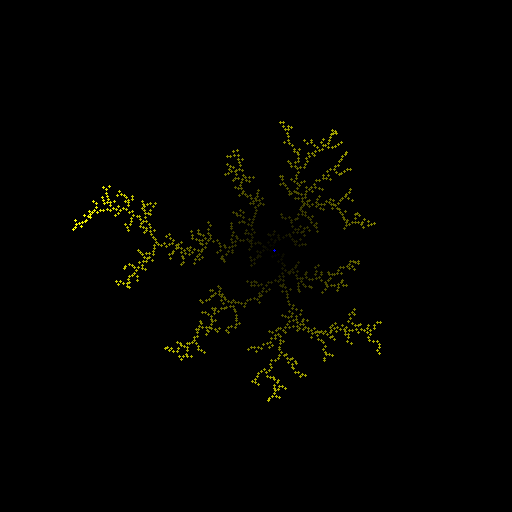
#> input picture data/fixed_n1000_rgb/images/n1k_t0_00000.png, 512 x 512 px
$ python evaluate_generated.py --ground_truth ../data/fixed_n1000_rgb/images --generated ../data/fixed_n1000_rgb/images
#> lines starting #> are read from the running program, lines starting #| are printed output that depends on the picture; after the words box and inside, x2 and y2 are one past the last pixel; in counts of white or black regions, pixels touching at a corner belong together
#!/usr/bin/env python3
"""
Comprehensive evaluation of generated DLA images.

Reports Machta's key metrics:
  - White pixel count distribution (should match training set)
  - Radius of gyration distribution (should match training set)
  - Connected components (should be 1 = no islands)
  - Euler number / holes (should be 0 = no loops)
  - Arm count (statistically characterized for DLA)

Compares to ground truth distribution and to post-processed results.
"""

import argparse
import os
import glob
import json
import numpy as np
from PIL import Image
from scipy.ndimage import label, binary_closing
import matplotlib
matplotlib.use("Agg")
import matplotlib.pyplot as plt


def analyze_image(img_path, threshold=128, connectivity_dilation=3):
    """Compute all metrics for one image.

    connectivity_dilation: dilation kernel size for connectivity analysis.
    When particles are rendered as non-overlapping discs (scale=2, r=1 plus signs),
    pixel-level components count every plus sign. Dilating bridges these gaps
    so components = true topological components of the underlying cluster.
    """
    img = np.array(Image.open(img_path).convert("L"))
    binary = (img >= threshold).astype(np.uint8)

    coords = np.argwhere(binary > 0)
    n_white = len(coords)

    if n_white < 5:
        return None

    # R_g on raw pixels (the honest pixel R_g for fractal dim)
    com = coords.mean(axis=0)
    rg = float(np.sqrt(np.mean(np.sum((coords - com)**2, axis=1))))

    # Dilate for meaningful connectivity (merges non-touching plus signs)
    # At scale=2, r=1 rendering, particles are 4 pixels apart with 2-pixel gaps.
    # Need iterations >= 2 to bridge those gaps.
    if connectivity_dilation > 0:
        struct = np.ones((3, 3), dtype=np.uint8)
        connectivity_binary = binary_closing(binary, structure=struct,
                                             iterations=connectivity_dilation).astype(np.uint8)
    else:
        connectivity_binary = binary

    # Connected components (on dilated version)
    _, n_components = label(connectivity_binary)

    # Holes via Euler number: holes = bg_components - 1
    _, n_bg = label(connectivity_binary == 0)
    n_holes = max(0, n_bg - 1)

    # Arm count (crude)
    dy = coords[:, 0] - com[0]
    dx = coords[:, 1] - com[1]
    dist = np.sqrt(dx*dx + dy*dy)
    median_r = np.median(dist)
    outer_mask = dist > median_r
    if outer_mask.sum() >= 10:
        angles = np.arctan2(dy[outer_mask], dx[outer_mask])
        hist, _ = np.histogram(angles, bins=16, range=(-np.pi, np.pi))
        expected = outer_mask.sum() / 16
        n_arms = int(np.sum(hist > 1.5 * expected))
    else:
        n_arms = 0

    return {
        "filename": os.path.basename(img_path),
        "n_white": n_white,
        "rg": rg,
        "n_components": int(n_components),
        "n_holes": int(n_holes),
        "n_arms": n_arms,
    }


def post_process_largest_component(img, threshold=128, closing_size=3):
    """Apply closing (iterations) + extract largest component."""
    binary = (img >= threshold).astype(np.uint8)
    if closing_size > 0:
        struct = np.ones((3, 3), dtype=np.uint8)
        binary = binary_closing(binary, structure=struct,
                                iterations=closing_size).astype(np.uint8)
    labeled, n = label(binary)
    if n > 1:
        sizes = np.bincount(labeled.ravel())
        sizes[0] = 0
        largest = sizes.argmax()
        binary = (labeled == largest).astype(np.uint8)
    return binary * 255


def analyze_directory(image_dir, label_name="", post_process=False,
                      closing_size=2, threshold=128):
    paths = sorted(glob.glob(os.path.join(image_dir, "*.png")))
    if not paths:
        print(f"No PNGs in {image_dir}")
        return []

    print(f"Analyzing {len(paths)} images from {image_dir}"
          + (" (post-processed)" if post_process else ""))

    results = []
    for p in paths:
        if post_process:
            raw = np.array(Image.open(p).convert("L"))
            pp = post_process_largest_component(raw, threshold, closing_size)
            # Save temp and analyze
            tmp_path = "/tmp/pp_temp.png"
            Image.fromarray(pp).save(tmp_path)
            r = analyze_image(tmp_path, threshold)
        else:
            r = analyze_image(p, threshold)

        if r is not None:
            results.append(r)

    return results


def summarize(results, label_name=""):
    if not results:
        return None
    wpx = np.array([r["n_white"] for r in results])
    rg = np.array([r["rg"] for r in results])
    comp = np.array([r["n_components"] for r in results])
    holes = np.array([r["n_holes"] for r in results])
    arms = np.array([r["n_arms"] for r in results])

    print(f"\n=== {label_name} ({len(results)} images) ===")
    print(f"  White pixels:       {wpx.mean():.1f} +/- {wpx.std():.1f}  "
          f"[{wpx.min()}, {wpx.max()}]")
    print(f"  Radius of gyration: {rg.mean():.2f} +/- {rg.std():.2f}")
    print(f"  Components:         mean={comp.mean():.1f}, median={int(np.median(comp))}, "
          f"single-connected={np.sum(comp == 1)}/{len(results)}")
    print(f"  Holes (loops):      mean={holes.mean():.2f}, zero-loop={np.sum(holes == 0)}/{len(results)}")
    print(f"  Arms:               {arms.mean():.2f} +/- {arms.std():.2f}")

    return {
        "label": label_name,
        "n_images": len(results),
        "white_pixels": {"mean": float(wpx.mean()), "std": float(wpx.std())},
        "rg": {"mean": float(rg.mean()), "std": float(rg.std())},
        "components": {"mean": float(comp.mean()),
                       "single_connected_frac": float(np.sum(comp == 1) / len(results))},
        "holes": {"mean": float(holes.mean()),
                  "zero_loop_frac": float(np.sum(holes == 0) / len(results))},
        "arms": {"mean": float(arms.mean()), "std": float(arms.std())},
    }


def plot_comparison(results_dict, output_path):
    """Bar/box plots comparing ground truth vs generated vs post-processed."""
    fig, axes = plt.subplots(2, 3, figsize=(15, 8))
    metrics = [
        ("n_white", "White pixel count", axes[0, 0]),
        ("rg", "Radius of gyration (pixels)", axes[0, 1]),
        ("n_components", "Connected components", axes[0, 2]),
        ("n_holes", "Number of holes (loops)", axes[1, 0]),
        ("n_arms", "Number of arms", axes[1, 1]),
    ]
    colors = ['#2196F3', '#FF5722', '#4CAF50', '#9C27B0']

    for key, title, ax in metrics:
        data = []
        labels = []
        for i, (name, results) in enumerate(results_dict.items()):
            if results:
                vals = [r[key] for r in results]
                data.append(vals)
                labels.append(name)
        if data:
            bp = ax.boxplot(data, labels=labels, patch_artist=True)
            for patch, color in zip(bp['boxes'], colors):
                patch.set_facecolor(color)
                patch.set_alpha(0.6)
            ax.set_title(title, fontsize=11)
            ax.tick_params(axis='x', rotation=15, labelsize=8)
            ax.grid(True, alpha=0.3)

    # Summary text in last panel
    axes[1, 2].axis('off')
    summary_text = "KEY FINDINGS:\n\n"
    for name, results in results_dict.items():
        if results:
            rg_vals = [r["rg"] for r in results]
            comp_vals = [r["n_components"] for r in results]
            summary_text += f"{name}:\n"
            summary_text += f"  R_g: {np.mean(rg_vals):.1f} +/- {np.std(rg_vals):.1f}\n"
            summary_text += f"  Single-conn: {np.sum(np.array(comp_vals) == 1)}/{len(results)}\n\n"
    axes[1, 2].text(0.02, 0.98, summary_text, transform=axes[1, 2].transAxes,
                    verticalalignment='top', fontsize=10, family='monospace')

    plt.tight_layout()
    plt.savefig(output_path, dpi=150, bbox_inches='tight')
    plt.close()


def main():
    p = argparse.ArgumentParser()
    p.add_argument("--ground_truth", required=True,
                   help="Directory of ground truth images")
    p.add_argument("--generated", required=True,
                   help="Directory of generated images")
    p.add_argument("--output_dir", default="results/evaluation")
    p.add_argument("--gt_limit", type=int, default=500,
                   help="Limit ground truth sample size (for speed)")
    p.add_argument("--closing_size", type=int, default=2,
                   help="Morphological closing kernel for post-processing")
    args = p.parse_args()

    os.makedirs(args.output_dir, exist_ok=True)

    # Subsample ground truth for speed
    gt_paths = sorted(glob.glob(os.path.join(args.ground_truth, "*.png")))
    if args.gt_limit and len(gt_paths) > args.gt_limit:
        # Deterministic subsample
        idx = np.linspace(0, len(gt_paths) - 1, args.gt_limit, dtype=int)
        gt_sub_dir = "/tmp/gt_eval_subset"
        os.makedirs(gt_sub_dir, exist_ok=True)
        import shutil
        for i in idx:
            shutil.copy(gt_paths[i], gt_sub_dir)
        gt_dir = gt_sub_dir
    else:
        gt_dir = args.ground_truth

    # Analyze each set
    gt_results = analyze_directory(gt_dir, "Ground Truth")
#> in analyze_image, `img = np.array(Image.open(img_path).convert("L"))`:
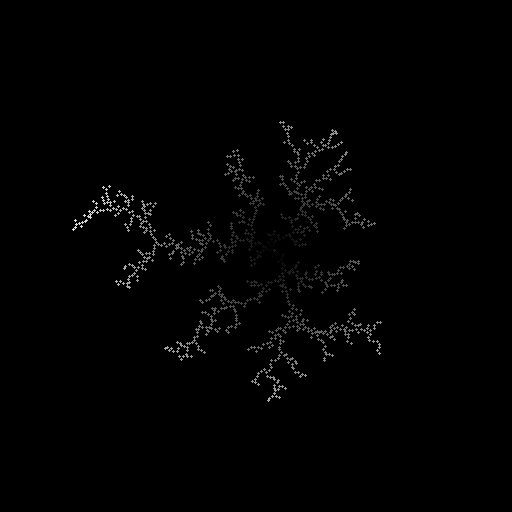
#> img: shape (512, 512); min 0, max 226, mean 1.9
#> in analyze_image, `binary = (img >= threshold).astype(np.uint8)`:
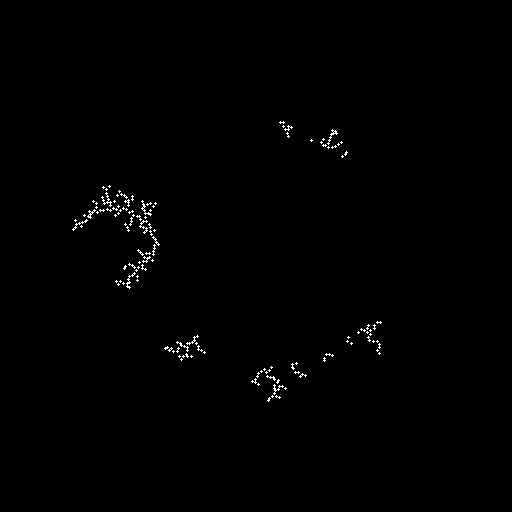
#> binary: shape (512, 512); values 0 (black) and 1 (white), 0.5% white in thin lines or dots, all inside (x1, y1, x2, y2) = (72, 121, 382, 402)
#> in analyze_image, `coords = np.argwhere(binary > 0)`: coords = 1320 pairs, first value 121 to 401, second value 72 to 381
#> in analyze_image, `n_white = len(coords)`: n_white = 1320
#> in analyze_image, `com = coords.mean(axis=0)`: com = [265.4, 201]
#> in analyze_image, `rg = float(np.sqrt(np.mean(np.sum((coords - com)**2, axis=1))))`: rg = 121.1
#> in analyze_image, `connectivity_binary = binary_closing(binary, structure=struct, iterati..`:
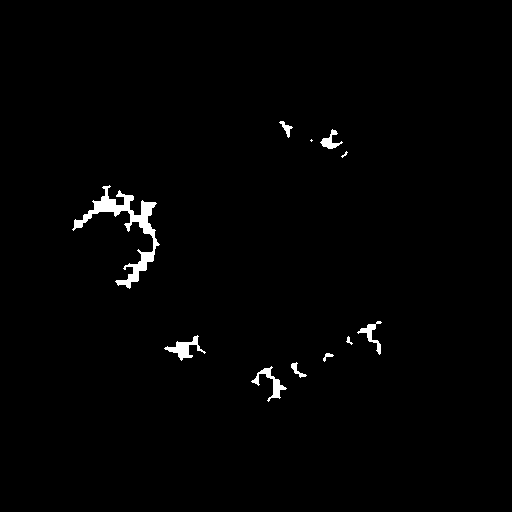
#> connectivity_binary: shape (512, 512); values 0 (black) and 1 (white), 1.2% white; 11 white regions (2 under 20 px), largest, box (x1, y1, x2, y2) and area: (72, 185, 160, 289) 1788, (164, 335, 206, 361) 358, (251, 366, 287, 402) 324
#> in analyze_image, `_, n_components = label(connectivity_binary)`: n_components = 12
#> in analyze_image, `_, n_bg = label(connectivity_binary == 0)`: n_bg = 1
#> in analyze_image, `n_holes = max(0, n_bg - 1)`: n_holes = 0
#> in analyze_image, `dy = coords[:, 0] - com[0]`: dy = 1320 values from -144.4 to 135.6
#> in analyze_image, `dx = coords[:, 1] - com[1]`: dx = 1320 values, max 180 at index 846, min -129 at index 585, mean 5.51e-15
#> in analyze_image, `dist = np.sqrt(dx*dx + dy*dy)`: dist = 1320 values, max 199.3 at index 1074, min 47.14 at index 638, mean 113.7
#> in analyze_image, `median_r = np.median(dist)`: median_r = 109
#> in analyze_image, `angles = np.arctan2(dy[outer_mask], dx[outer_mask])`: angles = 660 values, max 1.16 at index 575, min -2.87 at index 327, mean -0.522
#> in analyze_image, `hist, _ = np.histogram(angles, bins=16, range=(-np.pi, np.pi))`: hist = [43, 136, 0, 0, 0, 78, 71, 0, 55, 84, 193, 0, 0, 0, 0, 0]
#> in analyze_image, `expected = outer_mask.sum() / 16`: expected = 41.25
#> in analyze_image, `n_arms = int(np.sum(hist > 1.5 * expected))`: n_arms = 5
#> in analyze_directory, `r = analyze_image(p, threshold)`: r = {'filename': 'n1k_t0_00000.png', 'n_white': 1320, 'rg': 121.1, 'n_components': 12, 'n_holes': 0, 'n_arms': 5}
#> gt_results = 2 items
    gen_results = analyze_directory(args.generated, "Generated (raw)")
#> gen_results = 2 items
    pp_results = analyze_directory(args.generated, "Generated (post-processed)",
                                   post_process=True,
                                   closing_size=args.closing_size)
#> in post_process_largest_component, `binary = binary_closing(binary, structure=struct, iterations=closing_s..`:
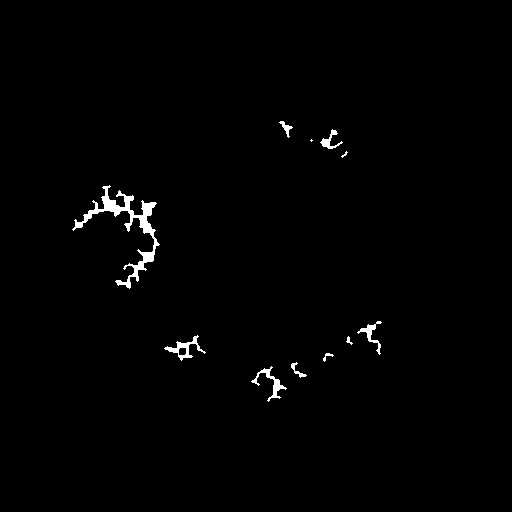
#> binary: shape (512, 512); values 0 (black) and 1 (white), 1% white; 11 white regions (2 under 20 px), largest, box (x1, y1, x2, y2) and area: (72, 185, 160, 289) 1494, (164, 335, 206, 361) 283, (251, 366, 287, 402) 271
#> in post_process_largest_component, `labeled, n = label(binary)`: n = 12
#> in post_process_largest_component, `sizes = np.bincount(labeled.ravel())`: sizes = [259516, 80, 147, 5, 17, 1494, 15, 182, 283, 26, 35, 73, 271]
#> in post_process_largest_component, `largest = sizes.argmax()`: largest = 5
#> in post_process_largest_component, `binary = (labeled == largest).astype(np.uint8)`:
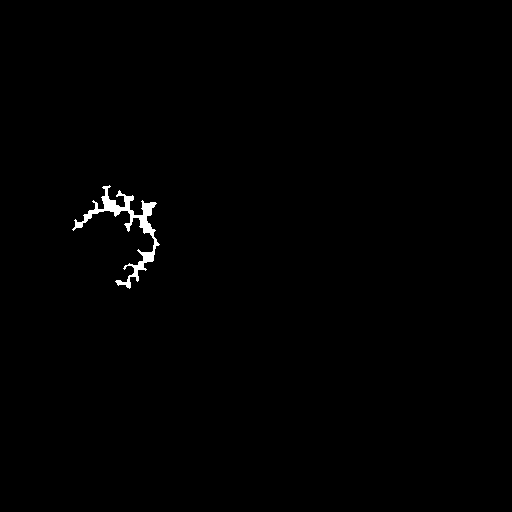
#> binary: shape (512, 512); values 0 (black) and 1 (white), 0.57% white; 1 white region, box (x1, y1, x2, y2) and area: (72, 185, 160, 289) 1494
#> in analyze_image (call 5), `coords = np.argwhere(binary > 0)`: coords = 1494 pairs, first value 185 to 288, second value 72 to 159
#> in analyze_image (call 5), `n_white = len(coords)`: n_white = 1494
#> in analyze_image (call 5), `com = coords.mean(axis=0)`: com = [226.6, 126.6]
#> in analyze_image (call 5), `rg = float(np.sqrt(np.mean(np.sum((coords - com)**2, axis=1))))`: rg = 34.1
#> in analyze_image (call 5), `connectivity_binary = binary_closing(binary, structure=struct, iterati..`:
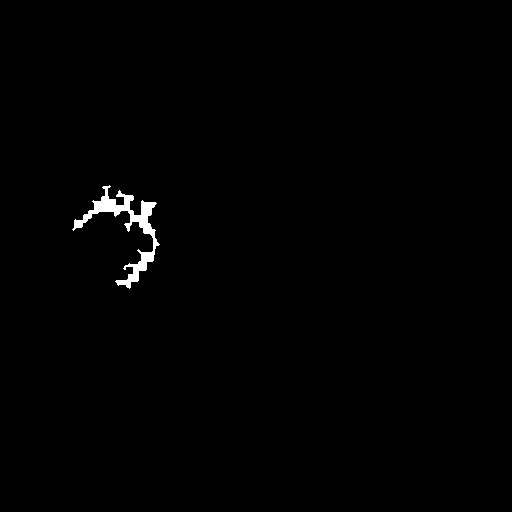
#> connectivity_binary: shape (512, 512); values 0 (black) and 1 (white), 0.68% white; 1 white region, box (x1, y1, x2, y2) and area: (72, 185, 160, 289) 1788
#> in analyze_image (call 5), `_, n_components = label(connectivity_binary)`: n_components = 1
#> in analyze_image (call 5), `n_holes = max(0, n_bg - 1)`: n_holes = 0
#> in analyze_image (call 5), `dy = coords[:, 0] - com[0]`: dy = 1494 values from -41.58 to 61.42
#> in analyze_image (call 5), `dx = coords[:, 1] - com[1]`: dx = 1494 values, max 32.44 at index 1094, min -54.56 at index 992, mean 1.22e-15
#> in analyze_image (call 5), `dist = np.sqrt(dx*dx + dy*dy)`: dist = 1494 values, max 61.47 at index 1493, min 0.61 at index 962, mean 31.78
#> in analyze_image (call 5), `median_r = np.median(dist)`: median_r = 31.67
#> in analyze_image (call 5), `angles = np.arctan2(dy[outer_mask], dx[outer_mask])`: angles = 747 values, max 3.13 at index 336, min -3.13 at index 328, mean -0.347
#> in analyze_image (call 5), `hist, _ = np.histogram(angles, bins=16, range=(-np.pi, np.pi))`: hist = [113, 65, 93, 31, 1, 6, 27, 0, 0, 46, 119, 174, 57, 0, 0, 15]
#> in analyze_image (call 5), `expected = outer_mask.sum() / 16`: expected = 46.69
#> in analyze_image (call 5), `n_arms = int(np.sum(hist > 1.5 * expected))`: n_arms = 4
#> pp_results = 2 items

    # Summarize
    gt_summary = summarize(gt_results, "Ground Truth")
#> in summarize, `wpx = np.array([r["n_white"] for r in results])`: wpx = [1320, 1826]
#> in summarize, `rg = np.array([r["rg"] for r in results])`: rg = [121.1, 122]
#> in summarize, `comp = np.array([r["n_components"] for r in results])`: comp = [12, 10]
#> in summarize, `holes = np.array([r["n_holes"] for r in results])`: holes = [0, 1]
#> in summarize, `arms = np.array([r["n_arms"] for r in results])`: arms = [5, 5]
#| === Ground Truth (2 images) ===
#|   White pixels:       1573.0 +/- 253.0  [1320, 1826]
#|   Radius of gyration: 121.56 +/- 0.42
#|   Components:         mean=11.0, median=11, single-connected=0/2
#|   Holes (loops):      mean=0.50, zero-loop=1/2
#|   Arms:               5.00 +/- 0.00
#> gt_summary = 7 items
    gen_summary = summarize(gen_results, "Generated (raw)")
#| === Generated (raw) (2 images) ===
#|   White pixels:       1573.0 +/- 253.0  [1320, 1826]
#|   Radius of gyration: 121.56 +/- 0.42
#|   Components:         mean=11.0, median=11, single-connected=0/2
#|   Holes (loops):      mean=0.50, zero-loop=1/2
#|   Arms:               5.00 +/- 0.00
#> gen_summary = 7 items
    pp_summary = summarize(pp_results, "Generated (post-processed)")
#| === Generated (post-processed) (2 images) ===
#|   White pixels:       1574.5 +/- 80.5  [1494, 1655]
#|   Radius of gyration: 32.02 +/- 2.07
#|   Components:         mean=1.0, median=1, single-connected=2/2
#|   Holes (loops):      mean=0.50, zero-loop=1/2
#|   Arms:               4.00 +/- 0.00
#> pp_summary = 7 items

    all_summary = {
        "ground_truth": gt_summary,
        "generated_raw": gen_summary,
        "generated_postprocessed": pp_summary,
    }

    # Save
    with open(os.path.join(args.output_dir, "evaluation_summary.json"), "w") as f:
        json.dump(all_summary, f, indent=2)

    # Plot
    plot_comparison({
        "Ground Truth": gt_results,
        "Generated (raw)": gen_results,
        "Generated (post-proc)": pp_results,
    }, os.path.join(args.output_dir, "evaluation_comparison.png"))
#> the loop in plot_comparison, `for name, results in results_dict.items():` made 3 passes
#> (name, rg_vals, comp_vals) on passes 1 to 3: ('Ground Truth', [121.1, 122], [12, 10]), ('Generated (raw)', [121.1, 122], [12, 10]), ('Generated (post-proc)', [34.1, 29.95], [1, 1])
#> in plot_comparison, `plt.savefig(output_path, dpi=150, bbox_inches='tight')`:
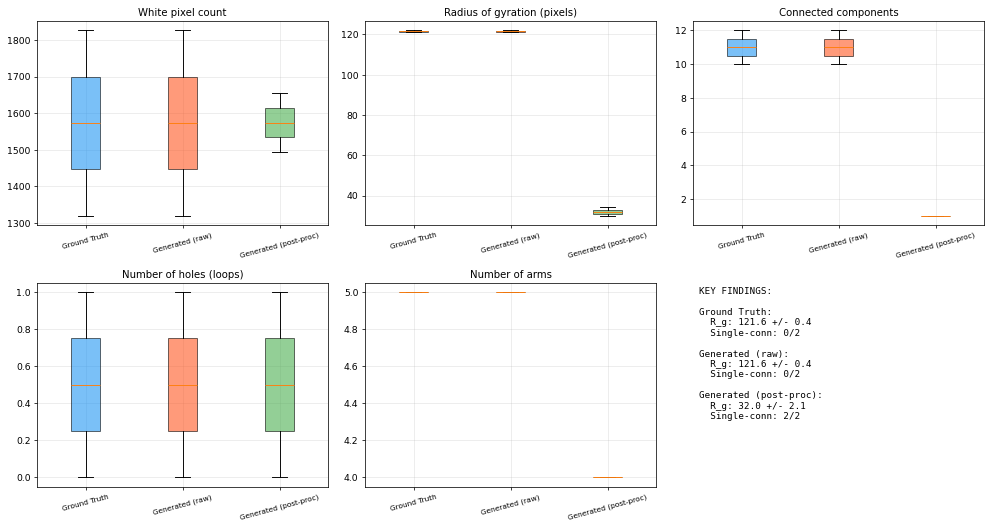
#> figure drawn by matplotlib, 5 panels

    print(f"\nResults saved to {args.output_dir}/")


if __name__ == "__main__":
    main()
